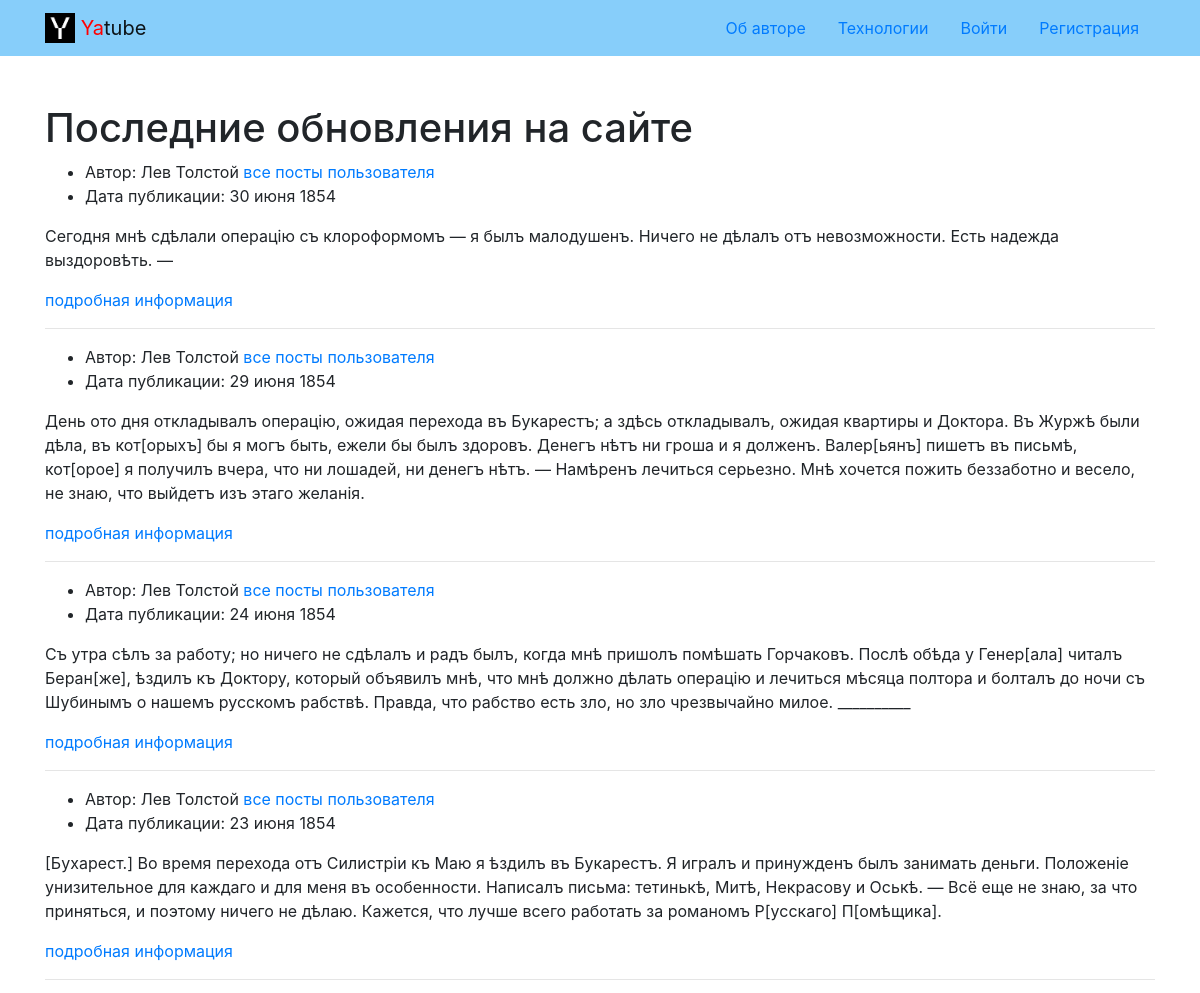
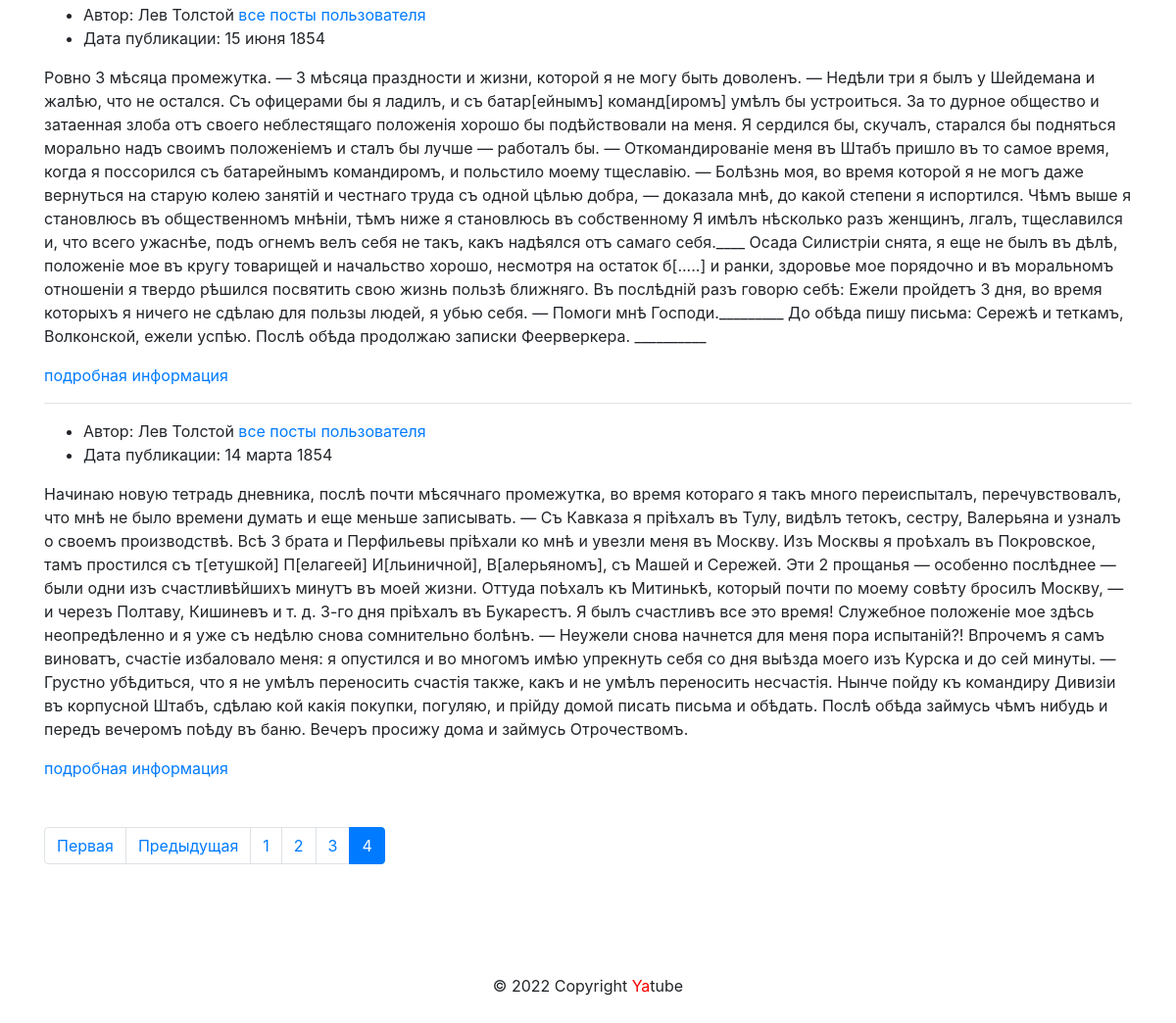
/?page=4, run on the app's committed database (2 pictures, top to bottom).
### posts/models.py (models this page shows, shortened)
class Post(models.Model):
    text = models.TextField(verbose_name='текст')
    pub_date = models.DateTimeField(auto_now_add=True)
    author = models.ForeignKey(
        User,
        on_delete=models.CASCADE,
        related_name='posts'
    )
    group = models.ForeignKey(
        Group,
        verbose_name='группа',
        blank=True,
        null=True,
        on_delete=models.SET_NULL
    )
    class Meta:
        ordering = ['-pub_date']

### posts/views.py (the view)
# urls.py: path('', views.index, name='index'),
def index(request):
    posts = Post.objects.all()
    page_obj = pagination(request, posts)
    context = {
        'page_obj': page_obj}
    return render(request, 'posts/index.html', context)

### core/context_processors/year.py (called while the page is built)
def year(request):
    a = date.today().year
    return {'year': a}

### posts/views.py (called while the page is built)
def pagination(request, posts):
    paginator = Paginator(posts, PAGES)
    page_number = request.GET.get('page')
    page_obj = paginator.get_page(page_number)
    return page_obj

### templates/posts/index.html (shortened to what this page needs)
{% extends 'base.html' %}
{% block content %}
  <div class="container py-5">
    <h1> Последние обновления на сайте </h1>
        {% for post in page_obj %}
        <article>
        <ul>
          <li>
            Автор: {{ post.author.get_full_name }}
            <a href="{% url 'posts:profile' post.author.username %}">все посты пользователя</a>
          </li>
          <li>
            Дата публикации: {{ post.pub_date|date:"d E Y" }}
          </li>
        </ul>
          <p>
            {{ post.text }}
          </p>
          <p>
          <a href="{% url 'posts:post_detail' post.pk %}">подробная информация</a>
          </p>
        </article>
        {% if not forloop.last %}<hr>{% endif %}
        {% endfor %}
        {% include 'posts/includes/paginator.html' %}
  </div>
{% endblock %}

### data on the page
Post: author.get_full_name "Лев Толстой", pub_date "30 июня 1854", text "Сегодня мнѣ сдѣлали операцію съ клороформомъ — я былъ малодушенъ. Ничего не дѣлалъ отъ невозможности. Есть надежда выздоровѣть. —"
Post: author.get_full_name "Лев Толстой", pub_date "29 июня 1854", text "День ото дня откладывалъ операцію, ожидая перехода въ Букарестъ; a здѣсь откладывалъ, ожидая квартиры и Доктора. Въ Журжѣ были дѣла, въ кот[орыхъ] бы я могъ быть, ежели бы былъ здоровъ. Денегъ нѣтъ ни гроша и я долженъ. Валер[ьянъ] пишетъ въ письмѣ, кот[орое] я получилъ вчера, что ни лошадей, ни денегъ нѣтъ. — Намѣренъ лечиться серьезно. Мнѣ хочется пожить беззаботно и весело, не знаю, что выйдетъ изъ этаго желанія."
Post: author.get_full_name "Лев Толстой", pub_date "24 июня 1854", text "Съ утра сѣлъ за работу; но ничего не сдѣлалъ и радъ былъ, когда мнѣ пришолъ помѣшать Горчаковъ. Послѣ обѣда у Генер[ала] читалъ Беран[же], ѣздилъ къ Доктору, который объявилъ мнѣ, что мнѣ должно дѣлать операцію и лечиться мѣсяца полтора и болталъ до ночи съ Шубинымъ о нашемъ русскомъ рабствѣ. Правда, что рабство есть зло, но зло чрезвычайно милое. __________"
Post: author.get_full_name "Лев Толстой", pub_date "23 июня 1854", text "[Бухарест.] Во время перехода отъ Силистріи къ Маю я ѣздилъ въ Букарестъ. Я игралъ и принужденъ былъ занимать деньги. Положеніе унизительное для каждаго и для меня въ особенности. Написалъ письма: тетинькѣ, Митѣ, Некрасову и Оськѣ. — Всё еще не знаю, за что приняться, и поэтому ничего не дѣлаю. Кажется, что лучше всего работать за романомъ Р[усскаго] П[омѣщика]."
Post: author.get_full_name "Лев Толстой", pub_date "15 июня 1854", text "Ровно 3 мѣсяца промежутка. — 3 мѣсяца праздности и жизни, которой я не могу быть доволенъ. — Недѣли три я былъ у Шейдемана и жалѣю, что не остался. Съ офицерами бы я ладилъ, и съ батар[ейнымъ] команд[иромъ] умѣлъ бы устроиться. За то дурное общество и затаенная злоба отъ своего неблестящаго положенія хорошо бы подѣйствовали на меня. Я сердился бы, скучалъ, старался бы подняться морально надъ своимъ положеніемъ и сталъ бы лучше — работалъ бы. — Откомандированіе меня въ Штабъ пришло въ то самое время, когда я поссорился съ батарейнымъ командиромъ, и польстило моему тщеславію. — Болѣзнь моя, во время которой я не могъ даже вернуться на старую колею занятій и честнаго труда съ одной цѣлью…"
Post: author.get_full_name "Лев Толстой", pub_date "14 марта 1854", text "Начинаю новую тетрадь дневника, послѣ почти мѣсячнаго промежутка, во время котораго я такъ много переиспыталъ, перечувствовалъ, что мнѣ не было времени думать и еще меньше записывать. — Съ Кавказа я пріѣхалъ въ Тулу, видѣлъ тетокъ, сестру, Валерьяна и узналъ о своемъ производствѣ. Всѣ 3 брата и Перфильевы пріѣхали ко мнѣ и увезли меня въ Москву. Изъ Москвы я проѣхалъ въ Покровское, тамъ простился съ т[етушкой] П[елагеей] И[льиничной], В[алерьяномъ], съ Машей и Сережей. Эти 2 прощанья — особенно послѣднее — были одни изъ счастливѣйшихъ минутъ въ моей жизни. Оттуда поѣхалъ къ Митинькѣ, который почти по моему совѣту бросилъ Москву, — и черезъ Полтаву, Кишиневъ и т. д. 3-го дня пріѣхалъ въ…"

### other printed values
{{ i }} "1" "2" "3"
{{ i }} "4"
